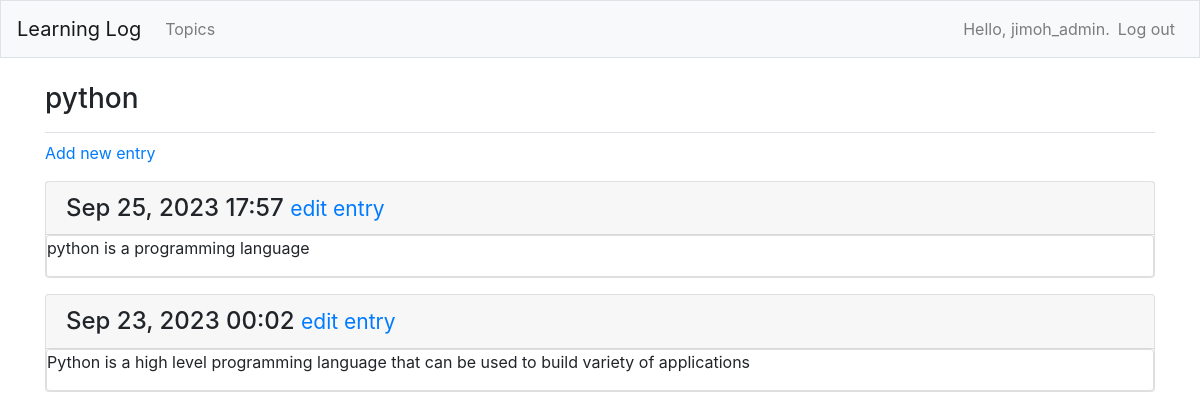
The page /topics/3/ (signed in) on the database its author committed.
### learning_logs/models.py (models this page shows, shortened)
class Topic(models.Model):
    text = models.CharField(max_length = 200)
    date_added = models.DateTimeField(auto_now_add = True)
    owner = models.ForeignKey(User, on_delete=models.CASCADE)
    def __str__(self):
        return self.text

class Entry(models.Model):
    topic = models.ForeignKey(Topic, on_delete=models.CASCADE)
    text = models.TextField()
    date_added = models.DateTimeField(auto_now_add=True)
    class Meta:
        verbose_name_plural = 'entries'

### learning_logs/views.py (the view)
# urls.py: path('topics/<int:topic_id>/', views.topic, name='topic'),
@login_required
def topic(request, topic_id):
    topic = Topic.objects.get(id=topic_id)
    if topic.owner != request.user:
        raise Http404
    entries = topic.entry_set.order_by('-date_added')
    context = {'topic': topic, 'entries': entries}
    return render(request, 'learning_logs/topic.html', context)

### learning_logs/templates/learning_logs/topic.html
{% extends 'learning_logs/base.html' %}
{% block page_header %}
  <h3>{{ topic }}</h3>
{% endblock page_header %}
{% block content %}
  <p>
    <a href="{% url 'learning_logs:new_entry' topic.id %}">Add new entry<a/>
  </p>
  {% for entry in entries %}
    <div class="card mb-3">
      <h4 class="card-header">
        {{ entry.date_added|date:'M d, Y H:i' }}
	<small><a href="{% url 'learning_logs:edit_entry' entry.id %}">
	    edit entry</a></small>
      </h4>
      <div class="card body">
	{{ entry.text|linebreaks }}
      </div>
    </div>
  {% empty %}
    <p>There are no entries for this topic yet.</p>
  {% endfor %}
{% endblock content %}

### learning_logs/templates/learning_logs/base.html (shortened to what this page needs)
{% load bootstrap4 %}
<!doctype html>
<html lang="en">
<head>
  {% bootstrap_css %}
</head>
<body>
  <nav class="navbar navbar-expand-md navbar-light bg-light mb-4 border">
    <a class="navbar-brand" href="{% url 'learning_logs:index'%}">
        Learning Log</a>
    <div class="collapse navbar-collapse" id="navbarCollapse">
      <ul class="navbar-nav mr-auto">
        <li class="nav-item">
	  <a class="nav-link" href="{% url 'learning_logs:topics'%}">
              Topics</a></li>
      </ul>
      <ul class="navbar-nav ml-auto">
	{% if user.is_authenticated%}
	  <li class="nav-item">
	    <span class="navbar-text">Hello, {{ user.username }}.</span>
	  </li>
	  <li class="nav-item">
            <a class="nav-link" href="{% url 'users:logout' %}">Log out</a>
	  </li>
	{% else%}
	  <li class="nav-item">
	    <a class="nav-link" href="{% url 'users:register' %}">Register</a>
	  </li>
	  <li class="nav-item">
	    <a class="nav-link" href="{% url 'users:login' %}">Log in</a></li>
	{% endif %}
      </ul>
    </div>
  </nav>
  <main role="main" class="container">
    <div class="pb-2 mb-2 border-bottom">
      {% block page_header %}{% endblock page_header %}
    </div>
    <div>
      {% block content %}{% endblock content %}
    </div>
  </main>
</body>
</html>

### rows shown on the page
Topic: text "python"
Entry: date_added "Sep 25, 2023 17:57", text "python is a programming language"
Entry: date_added "Sep 23, 2023 00:02", text "Python is a high level programming language that can be used to build variety of applications"

### other values the page prints
{{ user.username }} "jimoh_admin"
